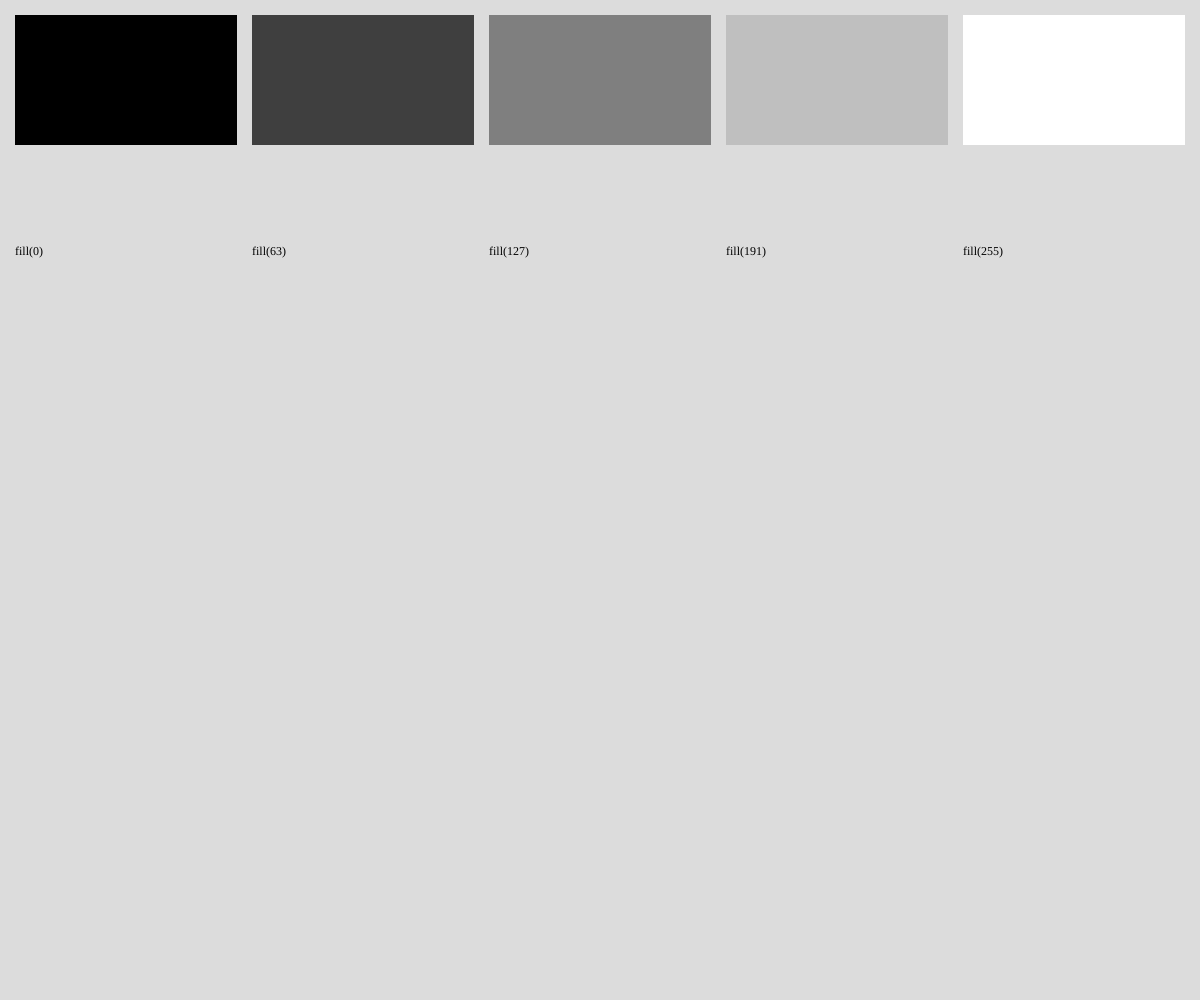
Frame 1 (no input)
Frame 2 (the mouse pressed at the canvas centre, redrawn once): identical to frame 1, image omitted

The p5.js sketch that drew this single still picture (run headless with seeded random() and noise() and a simulated clock; the mouse was pressed at the canvas centre and the sketch redrawn once):

// p5.js sketch
// ── sketch.js
function setup(){
  createCanvas(windowWidth, windowHeight);
  textFont("'Menlo', monospace");
  textAlign(LEFT, CENTER);
}

function draw(){
  background(220);
  noStroke();

  let h = 130;
  let mt = 15;
  let ml = mt; // (width % w) / (floor(width / w) + 1);
  let numSwatches = 5;
  let w = floor((width - mt * (numSwatches + 1)) / numSwatches);
  // let x = mt;
  // let y = mt;
  for (let [x,y] = [ml, mt]; x + w + ml <= width; x+= w + ml){
    let g = floor(map(x, ml, width - ml - w, 0, 255));
    fill(g);
    rect(x, y, w, h);
    fill(0);
    text(`fill(${g})`, x, y + w, w, 30);
  }

  // console.log("swatch width: " + w);

  noLoop();
}
